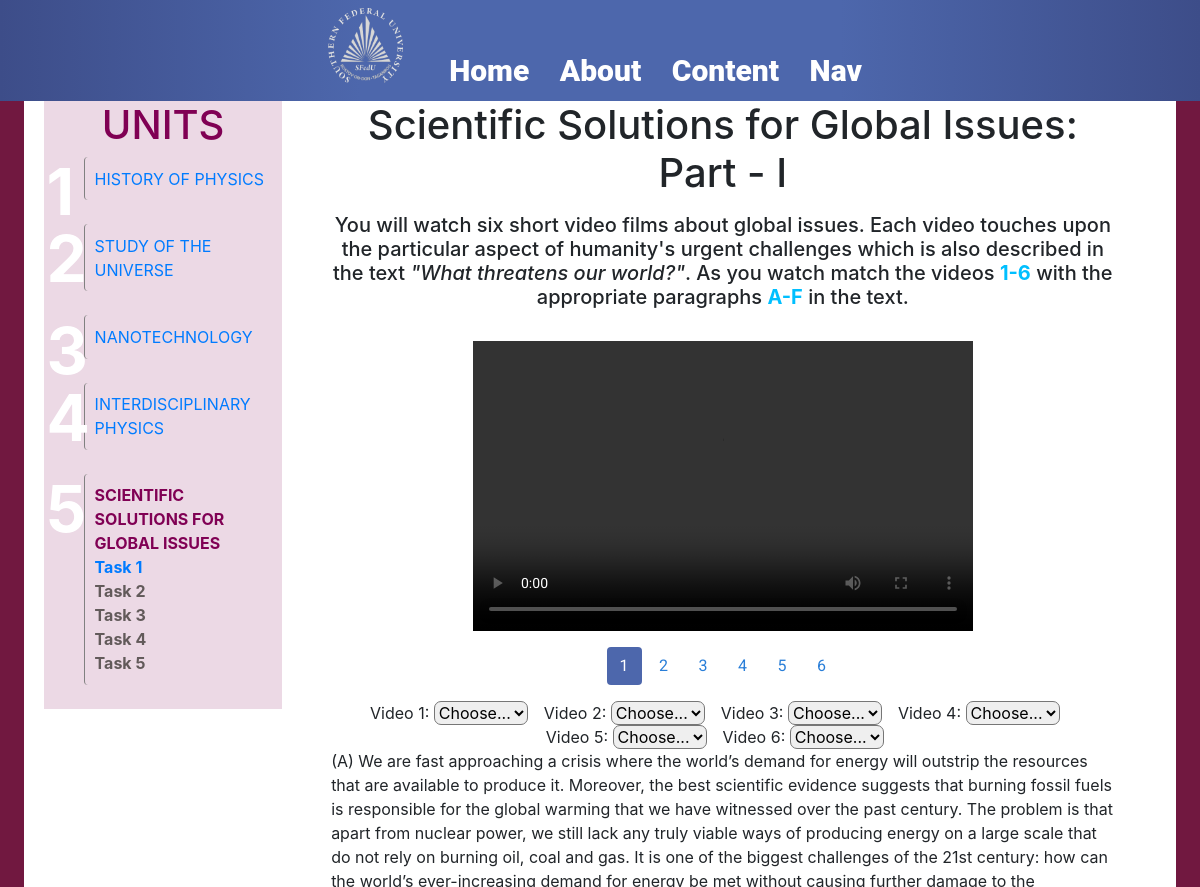
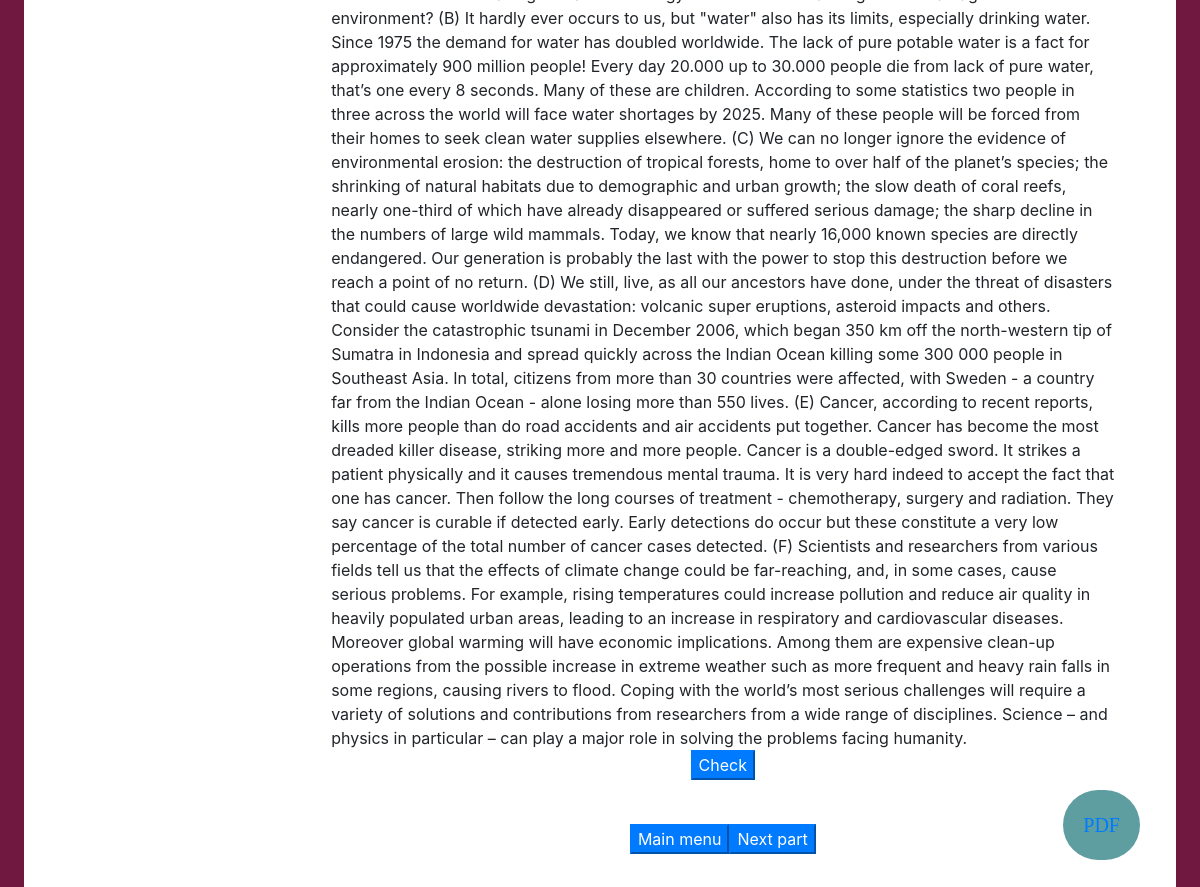
/tests.php?title=4&part=0, run on the app's committed database (2 pictures, top to bottom).
### tables this page shows
CREATE TABLE "menu" (
	"id"	INTEGER PRIMARY KEY AUTOINCREMENT UNIQUE,
	"title"	TEXT,
	"image"	INTEGER
);

CREATE TABLE "tests" (
	"id"	INTEGER PRIMARY KEY AUTOINCREMENT UNIQUE,
	"title"	INTEGER,
	"part"	INTEGER,
	"content"	TEXT,
	"answers"	TEXT,
	"zadanie"	TEXT,
	"page"	INTEGER
);

### php/beautyTitle.php (the view, shortened to what this page needs)
<?php
    $DB = new SQLite3("db.sqlite");
    $part = (int)$_GET['part']+1;
    $title= (int)$_GET['title']+1;
    $partsRome = array("I", "II", "III", "IV", "V");
    $title=$DB->query("SELECT title FROM MENU WHERE id =".$title.";")->fetchArray()[0];
    echo "<h1 align='center' class='beauty_title''>".$title.": Part - ".$partsRome[$part-1]."</h1>";
?>

### php/tasker.php
<?php
    $DB = new SQLite3("db.sqlite");
    echo "<div align='center'>";
    $task=$DB->query("SELECT zadanie FROM tests WHERE title=".(int)$_GET['title']." AND part=".(int)$_GET['part']."")->fetchArray()[0];
    echo $task;
    echo "</div>"
?>

### php/texter.php (shortened to what this page needs)
<?php
function createFor1stPart(){
    echo "<div align='center'>";
    for($i=0;$i<6;$i++){
        echo '<div style="display: inline-block"><a>Video '.($i+1).': </a><select id="'."selectItem".$i.'" style="margin-right: 2vh;border-radius: 7px;"><option value="">Choose...</option><option id="A">A</option><option id="B">B</option><option id="C">C</option><option id="D">D</option><option id="E">E</option><option id="F">F</option><option id="G">G</option><option id="H">H</option></select></div>';;
    }
    echo "</div>";
    $DB = new SQLite3("db.sqlite");
    echo "<div>";
    $result=(string)$DB->query("SELECT content FROM tests WHERE title = ".$_GET["title"]." AND part = ".$_GET["part"]. "")->fetchArray()[0];
    echo $result;
    echo "</div>";
}
$part=(int)$_GET['part'];
if($part==0){
    createFor1stPart();
}
else if($part==1){
    createFor2ndPart();
} else if($part==2){
    createFor3rdPart();
}
if(($part>=0) && ($part<=2)){
    echo "<div align='center'><button id='checkButton' class='btn-primary'>Check</button><div>";
}
?>

### css/styles2.css (style rules this page uses)
html { scroll-behavior:smooth; }
body { margin: 0px; background-color: #711840; }
.task { text-align: center; margin: 0 auto; margin-top: 2vh; margin-bottom: 4vh; font-size: 20px; }
.task-char { color: deepskyblue; font-weight: bold; }

### data on the page
menu: title "Scientific Solutions for Global Issues"
tests: zadanie "You will watch six short video films about global issues. Each video touches upon the particular aspect of humanity's urgent challenges which is also described in the text \"What threatens our world?\" . As you watch match the videos 1-6 with the appropriate paragraphs A-F in the text.", content "(A) We are fast approaching a crisis where the world’s demand for energy will outstrip the resources that are available to produce it. Moreover, the best scientific evidence suggests that burning fossil fuels is responsible for the global warming that we have witnessed over the past century. The problem is that apart from nuclear power, we still lack any truly viable ways of producing energy on a large scale that do not rely on burning oil, coal and gas. It is one of the biggest challenges of the 21st century: how can the world’s ever-increasing demand for energy be met without causing further damage to the environment? (B) It hardly ever occurs to us, but \"water\" also has its limits,…"

### other printed values
$parts[$i] "HISTORY OF PHYSICS"
$parts[$i] "STUDY OF THE UNIVERSE"
$parts[$i] "NANOTECHNOLOGY"
$parts[$i] "INTERDISCIPLINARY PHYSICS"
$parts[$i] "SCIENTIFIC SOLUTIONS FOR GLOBAL ISSUES"
$partsRome[$part-1] "I"
